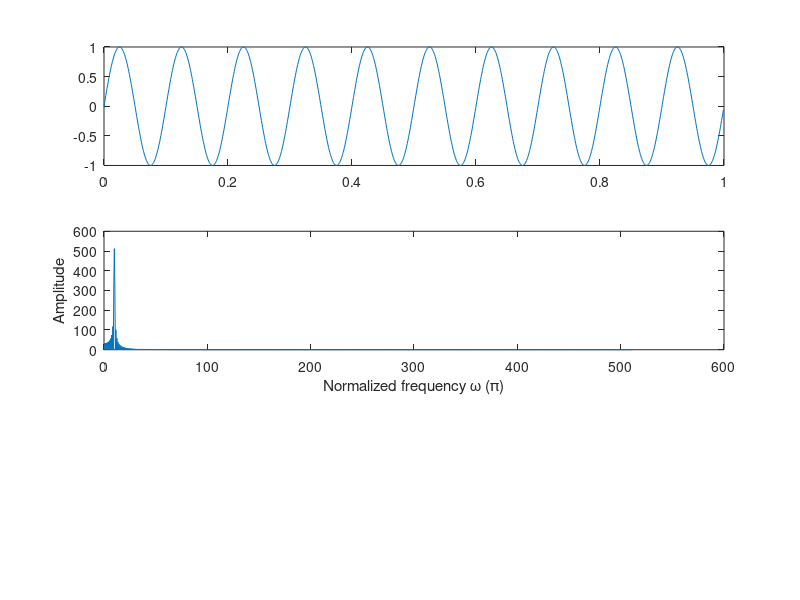

MATLAB code to generate this figure: (Note: this script raises an error after producing the figure.)
% Testing Volterra filter
clear all;
close all;

addpath "Fast Volterra Filtering";

fs = 1024;
N = 2*fs;
delta_w = 2/N;
w_freq = (0:N-1)/2; 
w_norm = (0:N-1)*delta_w;
freq = 10;
t = 0:1/fs:1-1/fs;

u = 1*sin(2*pi*freq*t);

figure; 
subplot(3, 1, 1);
plot(t,u);

U = fft(u, N);

subplot(3, 1, 2);
plot(w_freq(1:N/2), abs(U(1:N/2)));
xlabel('Normalized frequency \omega (\pi)'); ylabel('Amplitude');

M1 = 256; % length of first order volterra kernel
M2 = 32; % length of second order volterra kernel
gains = [1, 1];
ker1 = zeros(M1,1); 
ker1(1) = gains(2);
ker2 = zeros(M2,M2); 
ker2(1,1) = gains(2);
ker = {ker1, ker2};
y = fastVMcell(u, ker, [M1 M2]);
yr = sum(y,1);

subplot(3, 1, 3);
plot(abs(fft(yr, N)));

figure; plot(abs(fft(y(2,:))));

